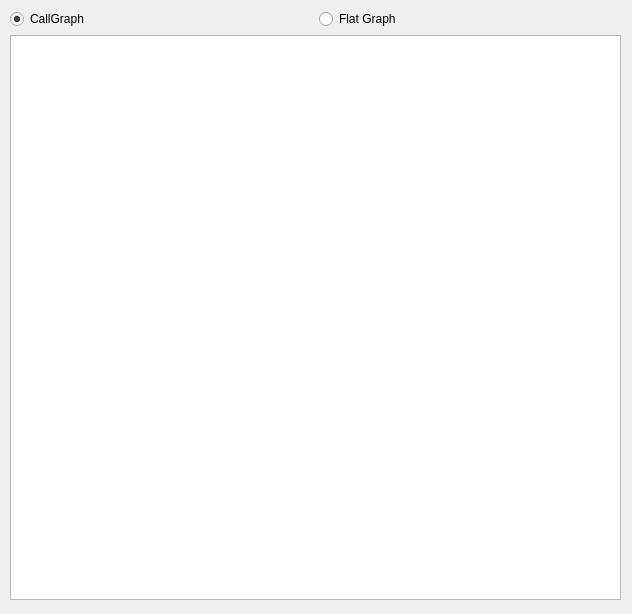
<?xml version="1.0" encoding="UTF-8"?>
<ui version="4.0">
 <class>CpuView</class>
 <widget class="QWidget" name="CpuView">
  <property name="geometry">
   <rect>
    <x>0</x>
    <y>0</y>
    <width>632</width>
    <height>614</height>
   </rect>
  </property>
  <property name="windowTitle">
   <string>Form</string>
  </property>
  <widget class="QWidget" name="verticalLayoutWidget">
   <property name="geometry">
    <rect>
     <x>10</x>
     <y>9</y>
     <width>611</width>
     <height>591</height>
    </rect>
   </property>
   <layout class="QVBoxLayout" name="verticalLayout">
    <item>
     <layout class="QHBoxLayout" name="horizontalLayout">
      <item>
       <widget class="QRadioButton" name="callGraphRadio">
        <property name="text">
         <string>CallGraph</string>
        </property>
        <property name="checked">
         <bool>true</bool>
        </property>
       </widget>
      </item>
      <item>
       <widget class="QRadioButton" name="flatRadio">
        <property name="text">
         <string>Flat Graph</string>
        </property>
       </widget>
      </item>
     </layout>
    </item>
    <item>
     <widget class="QTreeView" name="cpuTree"/>
    </item>
   </layout>
  </widget>
 </widget>
 <resources/>
 <connections/>
</ui>
